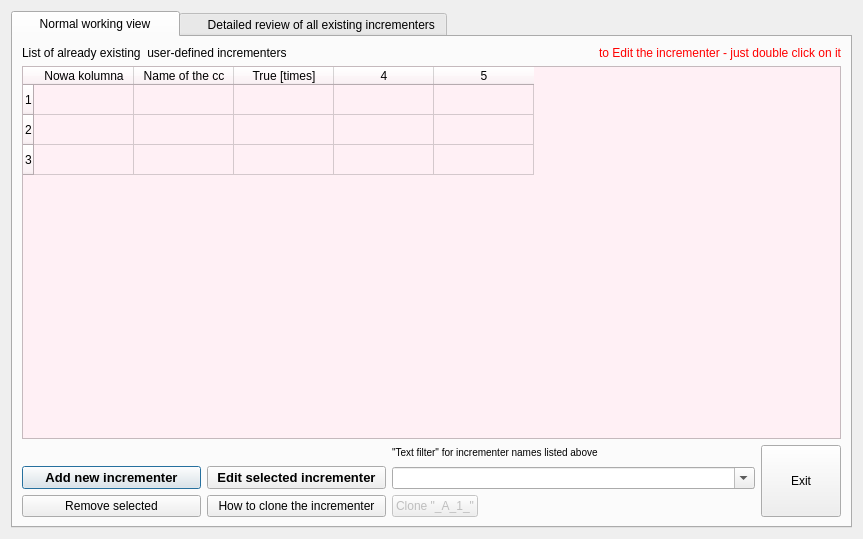
<?xml version="1.0" encoding="UTF-8"?>
<ui version="4.0">
 <class>T4manager_user_incrementers</class>
 <widget class="QDialog" name="T4manager_user_incrementers">
  <property name="geometry">
   <rect>
    <x>0</x>
    <y>0</y>
    <width>863</width>
    <height>539</height>
   </rect>
  </property>
  <property name="windowTitle">
   <string>Manager of the user incrementers</string>
  </property>
  <layout class="QVBoxLayout" name="verticalLayout_3">
   <item>
    <widget class="QTabWidget" name="tabWidget4">
     <property name="currentIndex">
      <number>0</number>
     </property>
     <widget class="QWidget" name="tab">
      <attribute name="title">
       <string>     Normal working view     </string>
      </attribute>
      <layout class="QVBoxLayout" name="verticalLayout_2">
       <item>
        <layout class="QHBoxLayout" name="_2">
         <item>
          <widget class="QLabel" name="textLabel1">
           <property name="sizePolicy">
            <sizepolicy hsizetype="Fixed" vsizetype="Fixed">
             <horstretch>0</horstretch>
             <verstretch>0</verstretch>
            </sizepolicy>
           </property>
           <property name="minimumSize">
            <size>
             <width>0</width>
             <height>0</height>
            </size>
           </property>
           <property name="maximumSize">
            <size>
             <width>500</width>
             <height>25</height>
            </size>
           </property>
           <property name="text">
            <string>List of already existing  user-defined incrementers</string>
           </property>
           <property name="alignment">
            <set>Qt::AlignVCenter</set>
           </property>
           <property name="wordWrap">
            <bool>false</bool>
           </property>
          </widget>
         </item>
         <item>
          <widget class="QLabel" name="textLabel1_2">
           <property name="sizePolicy">
            <sizepolicy hsizetype="Preferred" vsizetype="Preferred">
             <horstretch>0</horstretch>
             <verstretch>0</verstretch>
            </sizepolicy>
           </property>
           <property name="minimumSize">
            <size>
             <width>0</width>
             <height>0</height>
            </size>
           </property>
           <property name="maximumSize">
            <size>
             <width>500</width>
             <height>25</height>
            </size>
           </property>
           <property name="text">
            <string>&lt;font color=&quot;#ff0000&quot;&gt;&lt;p align=&quot;right&quot;&gt;to Edit the incrementer - just double click on it&lt;/p&gt;&lt;/font&gt;</string>
           </property>
           <property name="alignment">
            <set>Qt::AlignVCenter</set>
           </property>
           <property name="wordWrap">
            <bool>false</bool>
           </property>
          </widget>
         </item>
        </layout>
       </item>
       <item>
        <widget class="QTableWidget" name="table">
         <property name="styleSheet">
          <string notr="true">background-color: rgb(255, 240, 245);</string>
         </property>
         <property name="rowCount">
          <number>3</number>
         </property>
         <property name="columnCount">
          <number>5</number>
         </property>
         <row/>
         <row/>
         <row/>
         <column>
          <property name="text">
           <string>Nowa kolumna</string>
          </property>
         </column>
         <column>
          <property name="text">
           <string>Name of the cc</string>
          </property>
         </column>
         <column>
          <property name="text">
           <string>True [times]</string>
          </property>
         </column>
         <column/>
         <column/>
        </widget>
       </item>
       <item>
        <layout class="QHBoxLayout" name="_3">
         <item>
          <layout class="QHBoxLayout" name="_4">
           <item>
            <layout class="QVBoxLayout" name="_5">
             <item>
              <spacer name="spacer4">
               <property name="orientation">
                <enum>Qt::Horizontal</enum>
               </property>
               <property name="sizeType">
                <enum>QSizePolicy::Expanding</enum>
               </property>
               <property name="sizeHint" stdset="0">
                <size>
                 <width>21</width>
                 <height>21</height>
                </size>
               </property>
              </spacer>
             </item>
             <item>
              <layout class="QGridLayout" name="_6">
               <item row="0" column="0">
                <widget class="QPushButton" name="push_create_new">
                 <property name="font">
                  <font>
                   <pointsize>10</pointsize>
                   <weight>75</weight>
                   <bold>true</bold>
                  </font>
                 </property>
                 <property name="text">
                  <string>Add new incrementer</string>
                 </property>
                 <property name="icon">
                  <iconset>
                   <normaloff>../../3kra/gwiazdka.png</normaloff>../../3kra/gwiazdka.png</iconset>
                 </property>
                </widget>
               </item>
               <item row="1" column="1">
                <widget class="QPushButton" name="push_clone">
                 <property name="text">
                  <string>How to clone the incrementer</string>
                 </property>
                 <property name="icon">
                  <iconset>
                   <normaloff>../../3kra/clone.png</normaloff>../../3kra/clone.png</iconset>
                 </property>
                </widget>
               </item>
               <item row="1" column="0">
                <widget class="QPushButton" name="push_remove_selected">
                 <property name="enabled">
                  <bool>true</bool>
                 </property>
                 <property name="text">
                  <string>Remove selected</string>
                 </property>
                 <property name="icon">
                  <iconset>
                   <normaloff>../../3kra/erase.png</normaloff>../../3kra/erase.png</iconset>
                 </property>
                </widget>
               </item>
               <item row="0" column="1">
                <widget class="QPushButton" name="push_edit_selected">
                 <property name="minimumSize">
                  <size>
                   <width>0</width>
                   <height>0</height>
                  </size>
                 </property>
                 <property name="font">
                  <font>
                   <pointsize>10</pointsize>
                   <weight>75</weight>
                   <bold>true</bold>
                  </font>
                 </property>
                 <property name="text">
                  <string>Edit selected incrementer</string>
                 </property>
                 <property name="icon">
                  <iconset>
                   <normaloff>../../3kra/pencil.png</normaloff>../../3kra/pencil.png</iconset>
                 </property>
                </widget>
               </item>
              </layout>
             </item>
            </layout>
           </item>
           <item>
            <layout class="QVBoxLayout" name="_7">
             <item>
              <widget class="QLabel" name="textLabel_filter_info">
               <property name="enabled">
                <bool>true</bool>
               </property>
               <property name="text">
                <string>&lt;font size=&quot;-1&quot;&gt;&quot;Text filter&quot; for incrementer names listed above&lt;/font&gt;</string>
               </property>
               <property name="textFormat">
                <enum>Qt::AutoText</enum>
               </property>
               <property name="wordWrap">
                <bool>false</bool>
               </property>
              </widget>
             </item>
             <item>
              <widget class="QComboBox" name="ComboBox_filter">
               <property name="enabled">
                <bool>true</bool>
               </property>
               <property name="toolTip">
                <string>Type the string which you want to occur in the names of spectra listed on &quot;spectra available&quot; list</string>
               </property>
               <property name="editable">
                <bool>true</bool>
               </property>
              </widget>
             </item>
             <item>
              <layout class="QHBoxLayout" name="_8">
               <item>
                <widget class="QPushButton" name="push_A_1_clone">
                 <property name="enabled">
                  <bool>false</bool>
                 </property>
                 <property name="text">
                  <string>Clone &quot;_A_1_&quot;</string>
                 </property>
                 <property name="icon">
                  <iconset>
                   <normaloff>../../3kra/clone.png</normaloff>../../3kra/clone.png</iconset>
                 </property>
                </widget>
               </item>
               <item>
                <spacer name="spacer2">
                 <property name="orientation">
                  <enum>Qt::Horizontal</enum>
                 </property>
                 <property name="sizeType">
                  <enum>QSizePolicy::Expanding</enum>
                 </property>
                 <property name="sizeHint" stdset="0">
                  <size>
                   <width>120</width>
                   <height>20</height>
                  </size>
                 </property>
                </spacer>
               </item>
              </layout>
             </item>
            </layout>
           </item>
          </layout>
         </item>
         <item>
          <widget class="QPushButton" name="push_exit">
           <property name="sizePolicy">
            <sizepolicy hsizetype="Minimum" vsizetype="Preferred">
             <horstretch>0</horstretch>
             <verstretch>0</verstretch>
            </sizepolicy>
           </property>
           <property name="text">
            <string>Exit</string>
           </property>
          </widget>
         </item>
        </layout>
       </item>
      </layout>
     </widget>
     <widget class="QWidget" name="tab_2">
      <attribute name="title">
       <string>     Detailed review of all existing incrementers</string>
      </attribute>
      <layout class="QVBoxLayout" name="verticalLayout">
       <item>
        <layout class="QHBoxLayout" name="_11">
         <item>
          <widget class="QLabel" name="textLabel1_2_3">
           <property name="sizePolicy">
            <sizepolicy hsizetype="Preferred" vsizetype="Preferred">
             <horstretch>0</horstretch>
             <verstretch>0</verstretch>
            </sizepolicy>
           </property>
           <property name="minimumSize">
            <size>
             <width>0</width>
             <height>0</height>
            </size>
           </property>
           <property name="maximumSize">
            <size>
             <width>32000</width>
             <height>25</height>
            </size>
           </property>
           <property name="text">
            <string>&lt;p align=&quot;right&quot;&gt;to edit with the wizard:   double click a row&lt;/p&gt;</string>
           </property>
           <property name="alignment">
            <set>Qt::AlignVCenter</set>
           </property>
           <property name="wordWrap">
            <bool>false</bool>
           </property>
          </widget>
         </item>
        </layout>
       </item>
       <item>
        <widget class="QTableWidget" name="review">
         <column>
          <property name="text">
           <string>Name of the new incrementer</string>
          </property>
         </column>
         <column>
          <property name="text">
           <string>expression A</string>
          </property>
         </column>
         <column>
          <property name="text">
           <string>operation</string>
          </property>
         </column>
         <column>
          <property name="text">
           <string>expression B</string>
          </property>
         </column>
        </widget>
       </item>
       <item>
        <layout class="QHBoxLayout" name="_10">
         <item>
          <widget class="QPushButton" name="push_log">
           <property name="text">
            <string>Save Review as a file (with semicolons as column separators)</string>
           </property>
          </widget>
         </item>
         <item>
          <spacer name="spacer20">
           <property name="orientation">
            <enum>Qt::Horizontal</enum>
           </property>
           <property name="sizeType">
            <enum>QSizePolicy::Expanding</enum>
           </property>
           <property name="sizeHint" stdset="0">
            <size>
             <width>245</width>
             <height>21</height>
            </size>
           </property>
          </spacer>
         </item>
         <item>
          <widget class="QPushButton" name="push_exit_2">
           <property name="sizePolicy">
            <sizepolicy hsizetype="Minimum" vsizetype="Preferred">
             <horstretch>0</horstretch>
             <verstretch>0</verstretch>
            </sizepolicy>
           </property>
           <property name="text">
            <string>Exit Manager</string>
           </property>
          </widget>
         </item>
        </layout>
       </item>
      </layout>
     </widget>
    </widget>
   </item>
  </layout>
 </widget>
 <resources/>
 <connections>
  <connection>
   <sender>push_exit</sender>
   <signal>clicked()</signal>
   <receiver>T4manager_user_incrementers</receiver>
   <slot>accept()</slot>
   <hints>
    <hint type="sourcelabel">
     <x>733</x>
     <y>493</y>
    </hint>
    <hint type="destinationlabel">
     <x>759</x>
     <y>537</y>
    </hint>
   </hints>
  </connection>
  <connection>
   <sender>push_exit_2</sender>
   <signal>clicked()</signal>
   <receiver>T4manager_user_incrementers</receiver>
   <slot>accept()</slot>
   <hints>
    <hint type="sourcelabel">
     <x>699</x>
     <y>506</y>
    </hint>
    <hint type="destinationlabel">
     <x>763</x>
     <y>521</y>
    </hint>
   </hints>
  </connection>
 </connections>
</ui>
